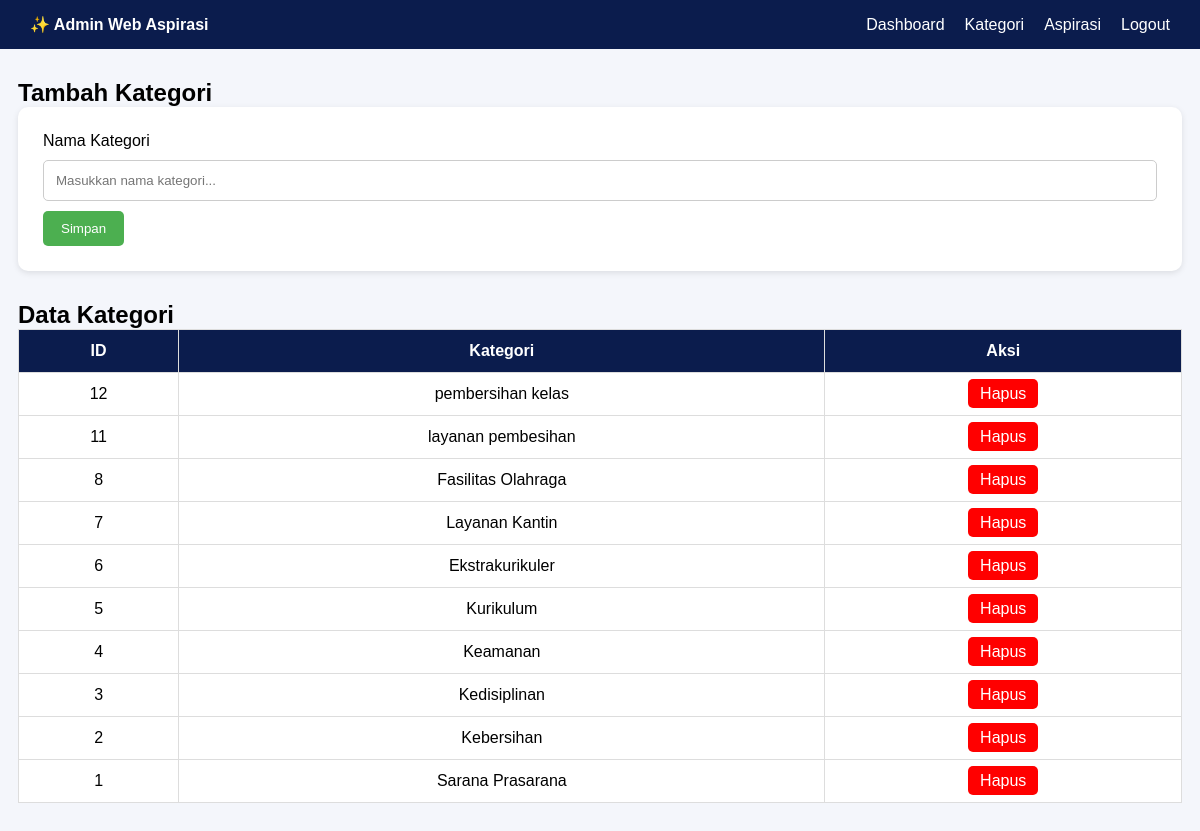
The page /kategori.php (signed in) on the database its author committed.
### tables this page shows
CREATE TABLE `kategori` (
  `id_kategori` int(10) NOT NULL,
  `ket_kategori` varchar(30) NOT NULL
);

### kategori.php (the view, shortened to what this page needs)
<?php
include "koneksi.php";
$query = mysqli_query($koneksi,"SELECT * FROM kategori ORDER BY id_kategori DESC");
?>
<!DOCTYPE html>
<html>
<head>
</head>
<body>
<header>
<div class="topbar">
<div><b>✨ Admin Web Aspirasi</b></div>
<ul>
<li><a href="dashboard.php">Dashboard</a></li>
<li><a href="kategori.php">Kategori</a></li>
<li><a href="aspirasi_admin.php">Aspirasi</a></li>
<li><a href="logout.php">Logout</a></li>
</ul>
</div>
</header>
<div class="container">
<h2>Tambah Kategori</h2>
<form method="POST">
<label>Nama Kategori</label>
<input type="text" name="ket_kategori" placeholder="Masukkan nama kategori..." required>
<button type="submit" name="simpan">Simpan</button>
</form>
<h2>Data Kategori</h2>
<table>
<tr>
<th>ID</th>
<th>Kategori</th>
<th>Aksi</th>
</tr>
<?php while($data = mysqli_fetch_assoc($query)){ ?>
<tr>
<td><?php echo $data['id_kategori']; ?></td>
<td><?php echo $data['ket_kategori']; ?></td>
<td>
<a class="hapus" href="kategori.php?hapus=<?php echo $data['id_kategori']; ?>" onclick="return confirm('Yakin ingin menghapus?')">
Hapus
</a>
</td>
</tr>
<?php } ?>
</table>
</div>
</body>
</html>

### kategori.php (style rules this page uses)
* { margin:0; padding:0; box-sizing:border-box; }
body { font-family:Arial; background:#f4f6fb; }
.topbar { background:#0b1c4d; color:white; padding:15px 30px; display:flex; justify-content:space-between; align-items:center; }
.topbar ul { list-style:none; display:flex; gap:20px; }
.topbar a { color:white; text-decoration:none; }
.container { width:97%; margin:30px auto; }
form { background:white; padding:25px; border-radius:10px; width:100%; margin-bottom:30px; box-shadow:0 2px 6px rgba(0,0,0,0.1); }
input { width:100%; padding:12px; margin:10px 0; border:1px solid #ccc; border-radius:5px; }
button { padding:10px 18px; background:#4CAF50; color:white; border:none; cursor:pointer; border-radius:5px; }
table { width:100%; border-collapse:collapse; background:white; }
th,td { padding:12px; border:1px solid #ddd; text-align:center; }
th { background:#0b1c4d; color:white; }
.hapus { background:red; color:white; padding:6px 12px; text-decoration:none; border-radius:5px; }

### rows shown on the page
kategori: id_kategori "12", ket_kategori "pembersihan kelas"
kategori: id_kategori "11", ket_kategori "layanan pembesihan"
kategori: id_kategori "8", ket_kategori "Fasilitas Olahraga"
kategori: id_kategori "7", ket_kategori "Layanan Kantin"
kategori: id_kategori "6", ket_kategori "Ekstrakurikuler"
kategori: id_kategori "5", ket_kategori "Kurikulum"
kategori: id_kategori "4", ket_kategori "Keamanan"
kategori: id_kategori "3", ket_kategori "Kedisiplinan"
kategori: id_kategori "2", ket_kategori "Kebersihan"
kategori: id_kategori "1", ket_kategori "Sarana Prasarana"
